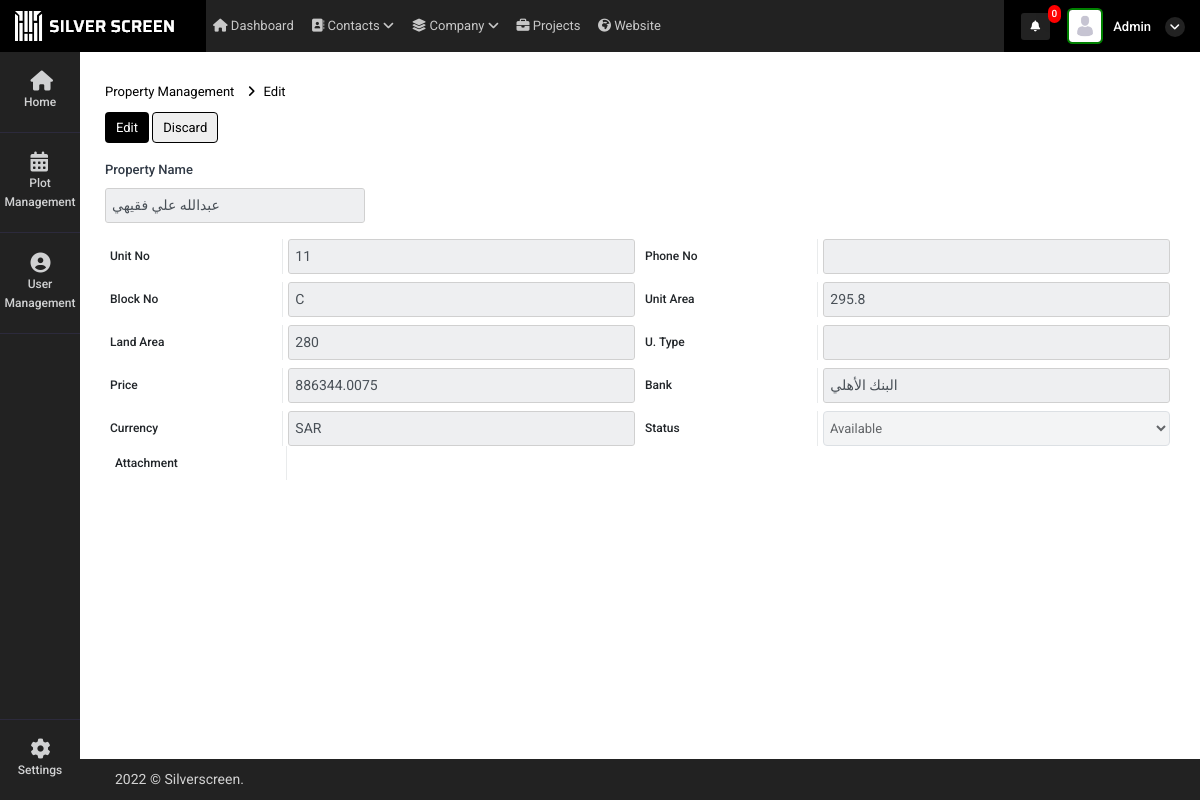
The app's page /property_update?id=970 (signed in), older data.
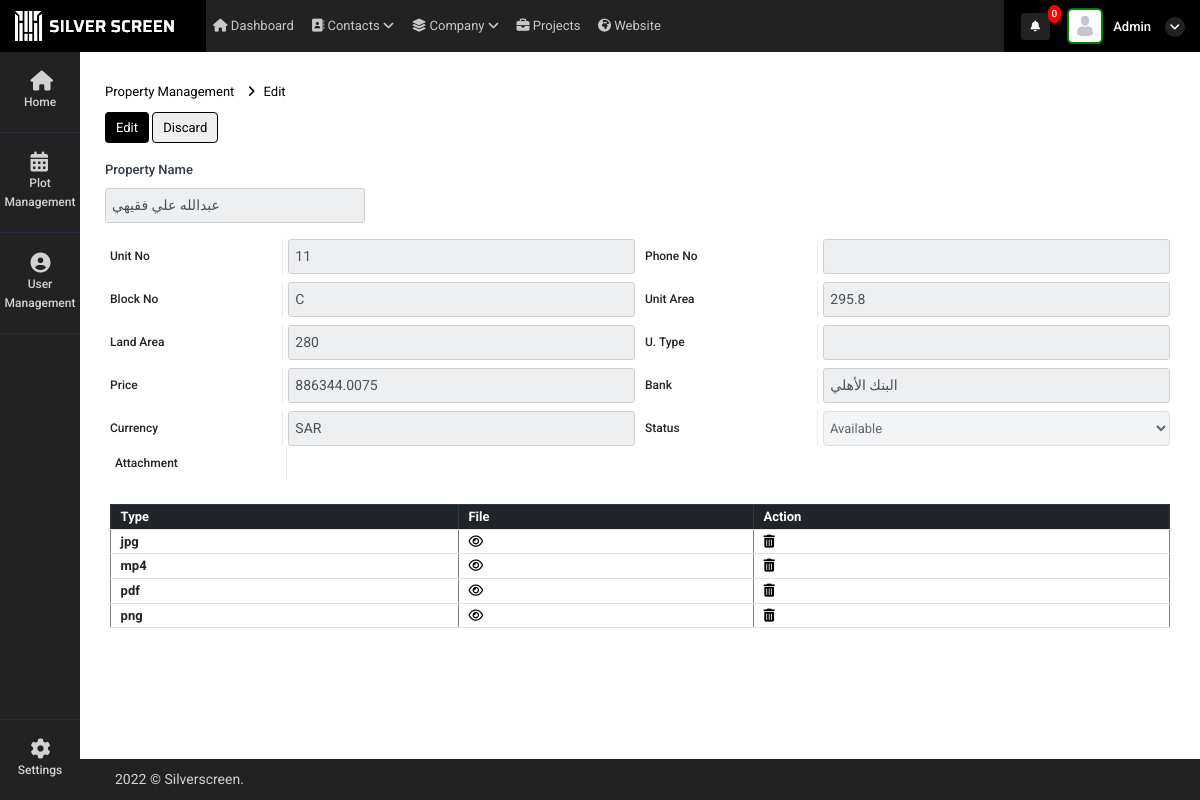
The same page, newer data.
### super_admin/models.py (models this page shows)
class intractive_map_multiple_image(models.Model):
    mapping_id = models.ForeignKey(intractive_map,on_delete=models.CASCADE,related_name="intractive_map_multiple_image_id", null=True)
    attached_file = models.FileField(upload_to="property_multiple_image",null=True)
    image_type = models.CharField(max_length=255,null=True)
    image_name = models.CharField(max_length=255,null=True)
    dt = models.DateField(auto_now_add=True)
    tm = models.TimeField(auto_now_add=True)
    status = models.CharField(max_length=255,null=True)

### super_admin/views.py (the view)
# urls.py: path('property_update',views.property_update,name='property_update'),
def property_update(request):
    if request.method == "POST":
        id = request.POST.get("id")
        Name = request.POST.get("Name")
        UnitNo = request.POST.get("UnitNo")
        Phoneno = request.POST.get("Phoneno")
        BlockNo = request.POST.get("BlockNo")
        UnitArea = request.POST.get("UnitArea")
        LandArea = request.POST.get("LandArea")
        UType = request.POST.get("UType")
        Price = request.POST.get("Price")
        Bank = request.POST.get("Bank")
        current_status = request.POST.get("current_status")
        currency = request.POST.get("currency")
        attachment = None
        try:
            data_file = request.FILES.getlist('attachment')
            for i in data_file:
                import os
                extesion = os.path.splitext(str(i))[1]
                data_save = intractive_map_multiple_image(
                    mapping_id_id= id,
                    attached_file = i,
                    image_type = extesion[1:],
                    status = "True",
                    image_name= i.name
                )
                data_save.save()
        except:
            pass
        data_update = intractive_map.objects.filter(id=id).update(
            Name=Name,
            UnitNo = UnitNo,
            Phoneno = Phoneno,
            BlockNo = BlockNo,
            UnitArea = UnitArea,
            LandArea =LandArea,
            UType= UType,
            Price= Price,
            Bank =Bank,
             current_status = current_status,
             currency = currency
        )
        messages.success(request,"updated")
        return redirect(request.META['HTTP_REFERER'])
    else:
        id = request.GET.get("id")
        data = intractive_map.objects.get(id=id)
        multiple_image_data = intractive_map_multiple_image.objects.filter(mapping_id_id=id)
        context = {
            'data':data,
            'multiple_image_data':multiple_image_data
        }
        return render(request,'super_admin/property_update.html',context)

### super_admin/models.py (called while the page is built)
    @property
    def imageURL(self):
        try:
            url = self.attached_file.url
        except:
            url = ''
        return url

### super_admin/templatetags/notification.py (called while the page is built, shortened)
@register.filter(name='get_notifications')
def get_notifications(value,args):
    user_dat = User.objects.get(id=value.id)
    st = user_dat.is_superuser
    data_count = ''
    if st == True:
        data_count = user_request_plot.objects.filter(read_status=0).count()
    return data_count

@register.filter(name='get_loginUsernameImage')
def get_loginUsernameImage(value,args):
    user_dat = User.objects.get(id=value.id)
    st = user_dat.is_superuser
    image_url = ''
    if st == True:
        image_url = 'http://127.0.0.1:8000/static/adminicon.jpg'
    else:
        user_data = user_Details.objects.get(auth_user=value.id)
        if user_data.atatchment == '':
            image_url = 'http://127.0.0.1:8000/static/adminicon.jpg'
        else:
            image_url ='../media/'+str(user_data.atatchment)
    return image_url

@register.filter(name='get_user_type')
def get_user_type(value,args):
    user_dat = User.objects.get(id=value.id)
    st = user_dat.is_superuser
    if st == True:
        return False

### super_admin/templates/super_admin/property_update.html (shortened to what the changed rows need)
{% extends "super_admin/base.html" %}
{% load static %}
{% block content %}
    <form action="" method="POST" enctype="multipart/form-data">
    <div class="container-fluid mt-4">
        <div class="row pay-main">
            <div class="col-md-12">
                <div class="row mt-2">
                    <div class="col-md-12 d-flex align-items-center mt-4">
                        {% if multiple_image_data %}
                        <table class="table" border="1">
                            <thead class="thead-dark">
                              <tr>
                                <th scope="col">Type</th>
                                <th scope="col">File</th>
                                <th scope="col">Action</th>
                              </tr>
                            </thead>
                            <tbody>
                                {% for i in multiple_image_data %}
                              <tr>
                                <th scope="row">
                                    {{i.image_type}}
                                </th>
                                <td>
                                    <a style="    color: black;
                                    font-weight: bold;" target="_blank" href="./media/{{i.attached_file}}"><i class="fa fa-eye" aria-hidden="true"></i></a>
                                </td>
                                <td>
                                    <a style="    color: black;
                                    font-weight: bold;" href="delete_image_action?id={{i.id}}"><i class="fa fa-trash" aria-hidden="true"></i></a>
                                </td>
                              </tr>
                              {% endfor %}
                            </tbody>
                          </table>
                          {% endif %}
                    </div>
                </div>
            </div>
        </div>
    </div>
    <br>
    <br>
    <br>
</form>
    {% endblock %}

Row changes from the older to the newer data that the page shows:
added intractive_map_multiple_image: image_type "jpg"
added intractive_map_multiple_image: image_type "mp4"
added intractive_map_multiple_image: image_type "pdf"
added intractive_map_multiple_image: image_type "png"
Text that changed along with them:
text now shown: "Type File Action"
